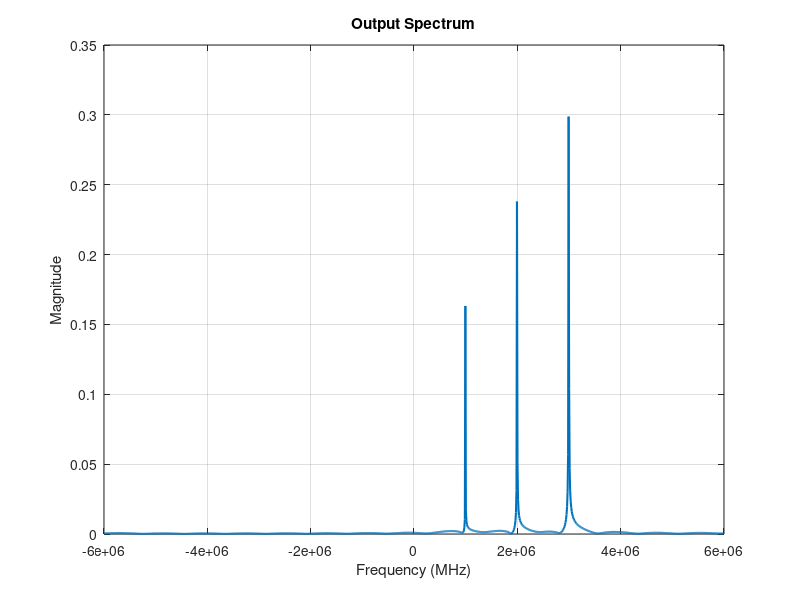

This figure's MATLAB source:
clc;
clear;
close all;

%% -------------------------------
% Number of samples / Time
%% -------------------------------
% FIX 1: Increased T to give the FFT enough data for high resolution
T = 1e-4; 

%% -------------------------------
% Sampling rates
%% -------------------------------
Fs1 = 10e6;   % RAM1
Fs2 = 15e6;   % RAM2
Fs3 = 20e6;   % RAM3
Fs = 60e6;
Fsf = 12e6;

%% -------------------------------
% Time vectors
%% -------------------------------
% FIX 2: Added transpose (') to make these column vectors for the timetable
t1 = (0:1/Fs1:T)';
t2 = (0:1/Fs2:T)';
t3 = (0:1/Fs3:T)';

%% -------------------------------
% Generate complex signals
% Keep freq within bandwidth
%% -------------------------------
% RAM1: BW = 2 MHz → choose 1 MHz tone
f1 = 1e6;
x1 = exp(1j*2*pi*f1*t1);

% RAM2: BW = 4 MHz → choose 2 MHz tone
f2 = 2e6;
x2 = exp(1j*2*pi*f2*t2);

% RAM3: BW = 6 MHz → choose 3 MHz tone
f3 = 3e6;
x3 = exp(1j*2*pi*f3*t3);

x1_up = upsample(x1,6);
x2_up = upsample(x2,4);
x3_up = upsample(x3,3);

h1 = firpm(150,[0 0.2 0.24 1], [1 1 0 0], [1 10]);
h2 = firpm(150,[0 0.2 0.24 1], [1 1 0 0], [1 10]);
h3 = firpm(150,[0 0.2 0.24 1], [1 1 0 0], [1 10]);

h1 = h1./sum(h1);
h2 = h2./sum(h2);
h3 = h3./sum(h3);

y1 = downsample(filter(h1,1,x1_up),5);
y2 = downsample(filter(h2,1,x2_up),5);
y3 = downsample(filter(h3,1,x3_up),5);
olen = min([length(y1) length(y2) length(y3)]);
y1 = y1(1:olen);
y2 = y2(1:olen);
y3 = y3(1:olen);

y = y1 + y2 + y3;

y = y(:);                     % ensure column vector
L = length(y);                % number of samples

% FFT
Y = fftshift(fft(y));

% Amplitude normalization
P = abs(Y) / L;

% Frequency axis (two-sided)
f = linspace(-Fsf/2, Fsf/2 - Fsf/L, L);

% Plot
figure;
plot(f, P, 'LineWidth', 1.5);
xlabel('Frequency (MHz)');
ylabel('Magnitude');
title('Output Spectrum');
grid on;

% Optional zoom (since your tones are within ~±5 MHz)
xlim([-Fsf/2 +Fsf/2]);
